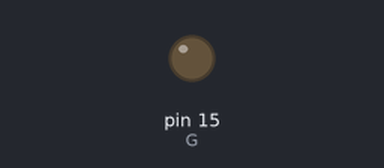
Bench run of a sketch on a simulated Arduino Uno, built with avr-gcc and run on an emulated ATmega328P. Parts: output pins drawn as LEDs (lit = HIGH).

Above: at 1.0 s.
At 5.5 s:
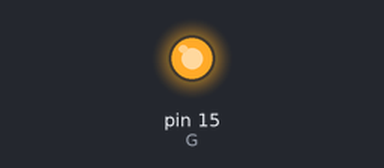
Timing chart, 0 to 11.7 s (numbered marks = the images above):
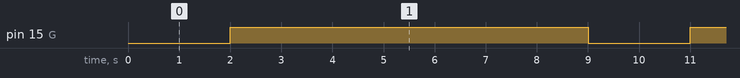

The sketch:

12_analogwriteGLED.ino
```cpp
int G = 15;

void setup() {
  // put your setup code here, to run once:
  pinMode(G,OUTPUT);
}

void loop() {
  // put your main code here, to run repeatedly:
  analogWrite(G,13);  //假設5%亮度 0~255=0~100%  x/255=5/100 約為12.75 之後依此類堆
  delay(1000);
  analogWrite(G,77);  //30%亮度
  delay(1000);
  analogWrite(G,154); //60%亮度
  delay(1000);
  analogWrite(G,231); //90%亮度
  delay(1000);
  analogWrite(G,235); //100%亮度
  delay(5000);
}
```

Measured:
- by itself, pin 15 (G): alternates HIGH for 7.0 s and LOW for 2.0 s
